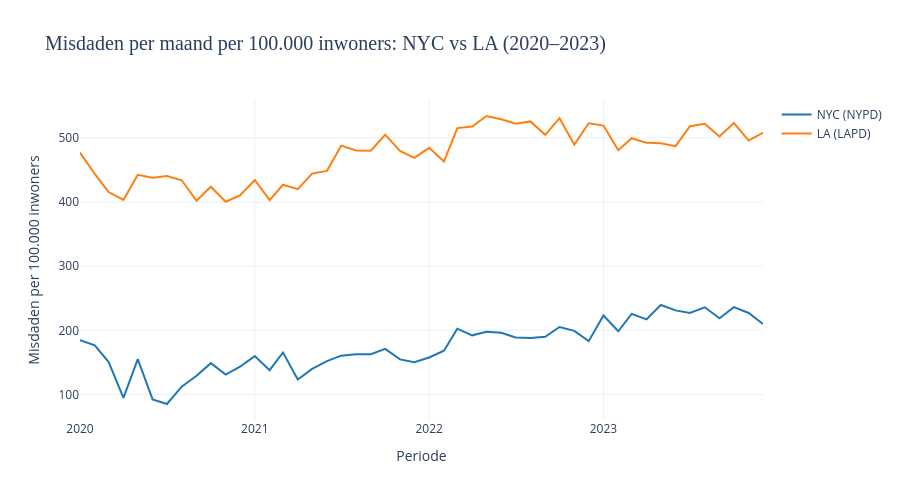

This figure's notebook cell:
### Code cell
# Monthly counts
df_nypd['year_month'] = pd.to_datetime(df_nypd['arrest_date']).dt.to_period('M')
df_lapd['year_month'] = pd.to_datetime(df_lapd['date_occ']).dt.to_period('M')

nypd_maand = df_nypd.groupby('year_month').size().reset_index(name='count')
lapd_maand = df_lapd.groupby('year_month').size().reset_index(name='count')

nypd_maand['year_month'] = nypd_maand['year_month'].dt.to_timestamp()
lapd_maand['year_month'] = lapd_maand['year_month'].dt.to_timestamp()

# Normalize to crimes per 100k inhabitants
nypd_maand['rate_per_100k'] = nypd_maand.apply(
    lambda row: row['count'] / nyc_pop[f'popestimate{row["year_month"].year}'] * 100_000,
    axis=1
)

lapd_maand['rate_per_100k'] = lapd_maand.apply(
    lambda row: row['count'] / la_pop[f'popestimate{row["year_month"].year}'] * 100_000,
    axis=1
)

fig = go.Figure()

fig.add_trace(go.Scatter(
    x=nypd_maand['year_month'],
    y=nypd_maand['rate_per_100k'],
    mode='lines',
    name='NYC (NYPD)',
    line=dict(color='#1f77b4', width=2)
))

fig.add_trace(go.Scatter(
    x=lapd_maand['year_month'],
    y=lapd_maand['rate_per_100k'],
    mode='lines',
    name='LA (LAPD)',
    line=dict(color='#ff7f0e', width=2)
))

fig.update_layout(
    title=dict(
        text='Misdaden per maand per 100.000 inwoners: NYC vs LA (2020–2023)',
        font=dict(size=20, family='Arial Black')
    ),
    xaxis_title='Periode',
    yaxis_title='Misdaden per 100.000 inwoners',
    xaxis=dict(
        tickmode='array',
        tickvals=pd.date_range('2020-01-01', '2024-01-01', freq='YS'),
        ticktext=[str(y) for y in range(2020, 2025)]
    ),
    legend=dict(title=''),
    template='plotly_white',
    width=900,
    height=500
)

fig.show()
